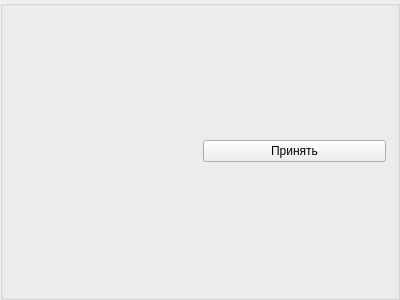
<?xml version="1.0" encoding="UTF-8"?>
<ui version="4.0">
 <class>FriendInvitationBox</class>
 <widget class="QGroupBox" name="FriendInvitationBox">
  <property name="geometry">
   <rect>
    <x>0</x>
    <y>0</y>
    <width>400</width>
    <height>300</height>
   </rect>
  </property>
  <property name="windowTitle">
   <string>GroupBox</string>
  </property>
  <layout class="QHBoxLayout" name="horizontalLayout">
   <item>
    <widget class="QLabel" name="userNameLabel">
     <property name="text">
      <string/>
     </property>
    </widget>
   </item>
   <item>
    <widget class="QPushButton" name="acceptUserPushButton">
     <property name="text">
      <string>Принять</string>
     </property>
    </widget>
   </item>
  </layout>
 </widget>
 <resources/>
 <connections/>
</ui>
